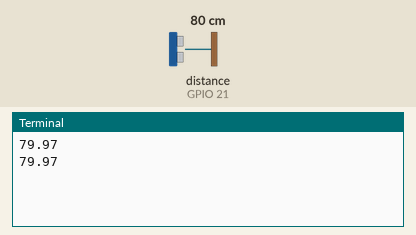
This program was run on a simulated Raspberry Pi (BCM pin numbers). On the bench: the last lines printed to the terminal. The test bench sets the inputs (shaded band); at power-on: distance to the obstacle (sensor on GPIO 21) 80 cm. The echo pulse lasts 58.3 µs per cm; the clock reads 2024-03-15 10:24:30 at power-on unless the program sets it.

Above: at 1.2 s.
1.3 s: distance to the obstacle (sensor on GPIO 21) set to 2 cm
At 1.9 s:
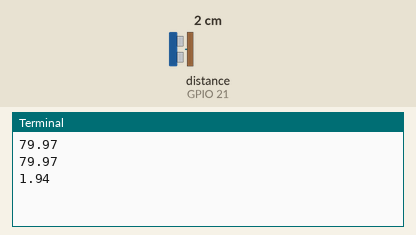
2.8 s: distance to the obstacle (sensor on GPIO 21) set to 4 cm
At 3.4 s:
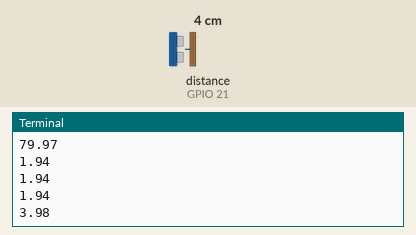
Timing chart, 0 to 5.8 s (numbered marks = the images above; inputs shaded):
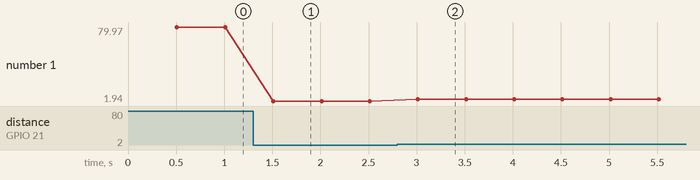

Measured:
- after the input at 1.3 s, the terminal: prints a new line after 0.21 s (image 1)
- after the input at 2.8 s, the terminal: prints a new line after 0.21 s (image 2)
- plotted number 1: 79.97 → 1.94 after the input at 1.3 s, 1.94 → 3.98 after the input at 2.8 s

The program:

sonar.py
```python
import RPi.GPIO as GPIO
import time

GPIO.setmode(GPIO.BCM)

TRIG = 20
ECHO = 21

GPIO.setup(TRIG,GPIO.OUT)
GPIO.setup(ECHO,GPIO.IN)

def distance():
        GPIO.output(TRIG, False)
        time.sleep(0.5)
        GPIO.output(TRIG, True)
        time.sleep(0.00001)
        GPIO.output(TRIG, False)
        pulse_start = time.time()
        while GPIO.input(ECHO)==0:
                    pulse_start = time.time()
        while GPIO.input(ECHO)==1:
                    pulse_end = time.time()
        pulse_duration = pulse_end - pulse_start
        distance = pulse_duration * 17150
        distance = round(distance, 2)
        print(distance)
        return distance

while True:
 distance()

GPIO.cleanup()
```
